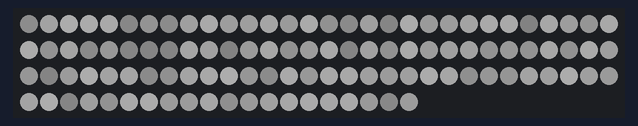
Simulated run of this program. Board: Raspberry Pi (BCM pin numbers). Parts: 110 RGB LEDs in strip order, left to right, continuing on the next row. Dim RGB values are drawn brighter than linear; random numbers come from a fixed seed.

Above: at 0.16 s.

The program:

brownian_twinkle.py
```python
#!/usr/bin/env python3
import random
import board
import neopixel
import time

pixel_pin = board.D18

num_pixels = 110

ORDER = neopixel.GRB

pixels = neopixel.NeoPixel(pixel_pin, num_pixels, brightness=0.2, auto_write=False, pixel_order=ORDER)
brights = []
offset = 0.0


min_bright = 32
max_bright = 255

for i in range(0,num_pixels):
	a = random.randrange(min_bright,max_bright)
	brights.append(a)

while(True):
	for i in range(0,num_pixels):
		brights[i]+=random.randrange(-1,2)
		if(brights[i]>max_bright):
			brights[i]=max_bright
		if(brights[i]<min_bright):
			brights[i]=min_bright
		pixels[i]=(brights[i], brights[i], brights[i])
	pixels.show()
	time.sleep(0.01)
```
